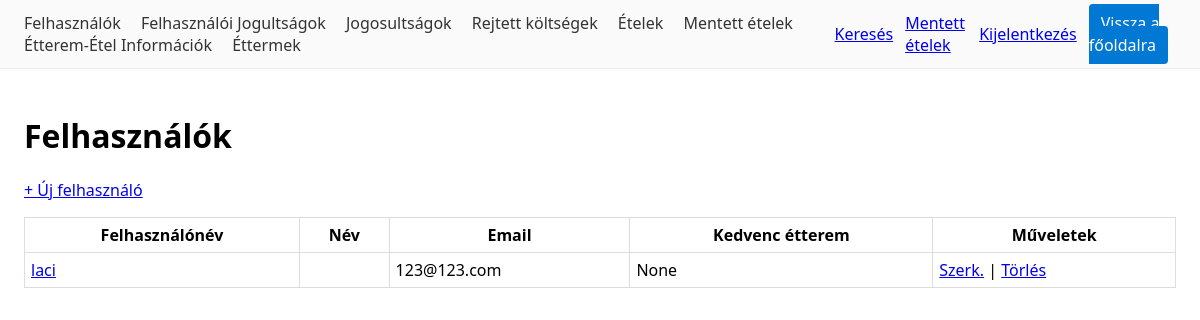
/felhasznalo/ (signed in), run on an earlier commit of the app's database.
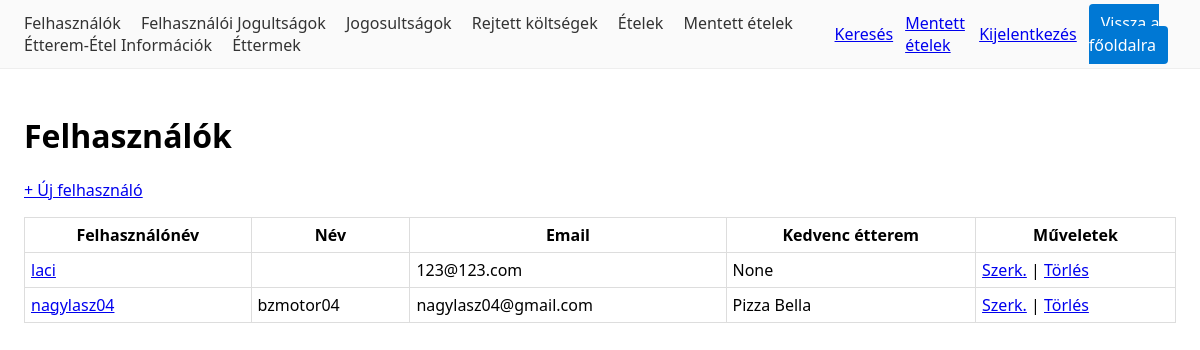
And on a later commit of the database.
### users/models.py (models this page shows, shortened)
class Felhasznalo(AbstractUser):
    nev = models.CharField("Név", max_length=150, blank=True)
    kedvenc_etterem = models.ForeignKey(
        "catalog.Etterem", on_delete=models.SET_NULL,
        null=True, blank=True, related_name="kedvelok",
        verbose_name="Kedvenc étterem",
    )
    class Meta:
        verbose_name = "Felhasználó"
        verbose_name_plural = "Felhasználók"

### catalog/models.py (models this page shows, shortened)
class Etterem(models.Model):
    nev = models.CharField(max_length=150)
    cim = models.CharField(max_length=250, blank=True)
    platform = models.CharField(max_length=20, choices=PLATFORMOK, default="egyeb")
    platform_logo_url = models.URLField(blank=True)
    platform_url = models.URLField(blank=True)
    def __str__(self):
        return self.nev

### users/views.py (the view)
# urls.py: path("felhasznalo/", views.FelhasznaloListView.as_view(), name="felhasznalo_list"),
class FelhasznaloListView(StaffRequired, ListView):
    model = Felhasznalo
    template_name = "users/felhasznalo_list.html"

### foodcompare/mixins.py (called while the page is built)
    def test_func(self):
        user = self.request.user
        return user.is_authenticated and user.is_staff

### templates/users/felhasznalo_list.html
{% extends "_base.html" %}
{% block content %}
<h1>Felhasználók</h1>
{% if user.is_authenticated and user.is_staff %}
  <p><a href="{% url 'users:felhasznalo_create' %}">+ Új felhasználó</a></p>
{% endif %}
<table>
  <tr>
    <th>Felhasználónév</th>
    <th>Név</th>
    <th>Email</th>
    <th>Kedvenc étterem</th>
    {% if user.is_authenticated and user.is_staff %}<th>Műveletek</th>{% endif %}
  </tr>
  {% for o in object_list %}
    <tr>
      <td><a href="{% url 'users:felhasznalo_detail' o.pk %}">{{ o.username }}</a></td>
      <td>{{ o.nev }}</td>
      <td>{{ o.email }}</td>
      <td>{{ o.kedvenc_etterem }}</td>
      {% if user.is_authenticated and user.is_staff %}
        <td>
          <a href="{% url 'users:felhasznalo_update' o.pk %}">Szerk.</a> |
          <a href="{% url 'users:felhasznalo_delete' o.pk %}">Törlés</a>
        </td>
      {% endif %}
    </tr>
  {% empty %}
    <tr>
      <td colspan="5">Nincs adat.</td>
    </tr>
  {% endfor %}
</table>
{% endblock %}

What changed in the data, as far as the page shows it:
added Felhasznalo: username "nagylasz04", nev "bzmotor04", email "nagylasz04@gmail.com", kedvenc_etterem "Pizza Bella"
